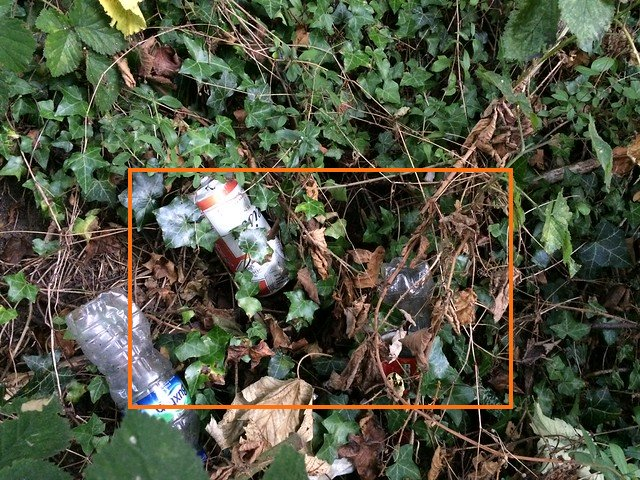
#> input picture data/cleanup_verification/VC-01_before.jpg, 640 x 480 px
$ python -i taco_adapter.py   (imports and definitions only)   (older library calls are emulated)
#> lines starting #> are read from the running program, lines starting #| are printed output that depends on the picture
"""Plastic waste detection engine for urban runoff triage (YOLOv8 + plastic verification).

How a photo is analysed (every stage is recorded in the returned ``trace``):
  1. Quality gate     - resolution, exposure, haze/contrast, multi-scale blur and
                        directional motion-blur checks. Two tiers: "citizen" (lenient,
                        routes doubtful photos to operator review) and "evidence"
                        (strict, used for contractor cleanup verification).
  2. Object detection - YOLOv8n, COCO-pretrained (80 classes). NOTE: the weights are
                        not fine-tuned on TACO; TACO supplies the waste taxonomy and
                        class statistics (see ``model_card``).
  3. Class policy     - each COCO class is either a plastic candidate (bottle, cup,
                        cutlery, bag...), non-plastic waste (food/organic, paper) or
                        scene context that is ignored (people, vehicles, furniture...).
  4. Material check   - each plastic candidate crop is scored for plastic cues
                        (specular sheen, synthetic colour) vs natural cues (vegetation).
                        Only candidates whose combined plastic probability clears the
                        bar are counted as plastic.
  5. Fallback         - if no plastic object is confirmed, a colour/sheen heuristic
                        looks for weathered litter COCO cannot name (marked as
                        lower-evidence "heuristic" detections).
"""
from __future__ import annotations

import base64
import hashlib
import io
import json
import logging
from functools import lru_cache
from pathlib import Path
from typing import Any, Dict, List, Optional, Tuple, Union
from ultralytics import YOLO

import numpy as np
from PIL import Image, ImageDraw, ImageFont, ImageOps

try:
    import cv2
except ImportError:  # quality metrics fall back to numpy gradients
    cv2 = None

logger = logging.getLogger(__name__)

ROOT = Path(__file__).resolve().parents[1]
# Resolve weights against the repo root so uvicorn/streamlit work from any CWD
_WEIGHTS = ROOT / "yolov8n.pt"
# [1 line that did not run here, left out]
TACO_ANNOTATIONS = ROOT / "data" / "taco" / "data" / "annotations.json"
TACO_MAPPING = ROOT / "data" / "taco_class_mapping.json"
TACO_TRAINING = ROOT / "data" / "taco_training"
TACO_SAMPLES_DIR = ROOT / "data" / "taco_samples"

# Refuse decompression bombs early (≈ 60 MP is far above any phone camera)
Image.MAX_IMAGE_PIXELS = 60_000_000

PLASTIC_CLASSES = ("plastic_bottle", "plastic_bag_wrapper", "other_plastic")

# ── Stage 3: COCO class policy ───────────────────────────────────────────────
# (role, project_class, plastic_prior, label). Roles:
#   plastic_candidate  - may be plastic litter; must pass the material check
#   non_plastic_waste  - litter, but not plastic (food/organic, paper)
#   anything not listed is scene context and ignored (people, cars, benches, beds...)
COCO_POLICY: Dict[int, Tuple[str, str, float, str]] = {
    39: ("plastic_candidate", "plastic_bottle", 0.80, "bottle"),
    41: ("plastic_candidate", "other_plastic", 0.70, "cup"),
    40: ("plastic_candidate", "other_plastic", 0.30, "wine glass (usually glass)"),
    42: ("plastic_candidate", "other_plastic", 0.55, "fork (disposable cutlery)"),
    43: ("plastic_candidate", "other_plastic", 0.45, "knife (disposable cutlery)"),
    44: ("plastic_candidate", "other_plastic", 0.55, "spoon (disposable cutlery)"),
    45: ("plastic_candidate", "other_plastic", 0.50, "bowl / food container"),
    24: ("plastic_candidate", "plastic_bag_wrapper", 0.40, "backpack-like sack"),
    26: ("plastic_candidate", "plastic_bag_wrapper", 0.50, "carry bag"),
    73: ("non_plastic_waste", "carton_paper", 0.0, "paper / carton"),
    46: ("non_plastic_waste", "organic", 0.0, "banana"),
    47: ("non_plastic_waste", "organic", 0.0, "apple"),
    48: ("non_plastic_waste", "organic", 0.0, "sandwich"),
    49: ("non_plastic_waste", "organic", 0.0, "orange"),
    50: ("non_plastic_waste", "organic", 0.0, "broccoli"),
    51: ("non_plastic_waste", "organic", 0.0, "carrot"),
    52: ("non_plastic_waste", "organic", 0.0, "hot dog"),
    53: ("non_plastic_waste", "organic", 0.0, "pizza"),
    54: ("non_plastic_waste", "organic", 0.0, "donut"),
    55: ("non_plastic_waste", "organic", 0.0, "cake"),
}
# Back-compat view used by older callers: COCO id -> project class (plastic candidates only)
COCO_TO_TACO = {cid: pol[1] for cid, pol in COCO_POLICY.items() if pol[0] == "plastic_candidate"}

YOLO_CANDIDATE_CONF = 0.15   # gather candidates
MIN_DETECTION_CONF = 0.25    # a candidate must reach this detector confidence
MIN_PLASTIC_PROBABILITY = 0.45
PRIOR_WEIGHT = 0.60          # plastic_prob = 0.60 * class prior + 0.40 * material score

# Color palette for detected bounding boxes
CLASS_COLORS = {
    "plastic_bottle": "#ef4444",      # Red - high clog danger
    "plastic_bag_wrapper": "#f97316", # Orange - high flood hazard
    "can_metal": "#eab308",           # Yellow - recyclable metal
    "carton_paper": "#06b6d4",        # Cyan - biodegradable paper/carton
    "other_plastic": "#a855f7",       # Purple - mixed polymer
    "organic": "#22c55e",             # Green - organic, not plastic
}

CLASS_SEVERITY_WEIGHTS = {
    "plastic_bottle": 1.25,
    "plastic_bag_wrapper": 1.40,      # Film clogs stormwater intake grates rapidly
    "can_metal": 0.85,
    "carton_paper": 0.70,
    "other_plastic": 1.00,
}

# ── Stage 1: quality gate ────────────────────────────────────────────────────
# Calibrated on the real photos in data/taco_samples (JPEG re-encoded): the edge-sharpness
# ratio (99.5th-percentile gradient at 640 px vs 160 px) is >= 0.64 for sharp photos and
# <= 0.50 after even a 1.5 px Gaussian blur; directional (motion) blur pushes edge
# isotropy below 0.55 while sharp photos sit at >= 0.73.
QUALITY_ANALYSIS_WIDTH = 640
QUALITY_TIERS: Dict[str, Dict[str, float]] = {
    "citizen": {   # lenient: doubtful photos go to the operator review queue
        "min_short_side_px": 240, "min_luminance": 35.0, "max_luminance": 235.0, "max_clipped_highlights": 0.45,
        "min_contrast": 12.0, "min_sharpness_ratio": 0.52, "min_edge_isotropy": 0.45, "min_scene_edges": 6.0,
    },
    "evidence": {  # strict: contractor before/after photos used for payment decisions
        "min_short_side_px": 480, "min_luminance": 45.0, "max_luminance": 215.0, "max_clipped_highlights": 0.25,
        "min_contrast": 20.0, "min_sharpness_ratio": 0.57, "min_edge_isotropy": 0.55, "min_scene_edges": 12.0,
    },
}
# Legacy constants kept for importers
DARK_MEAN_LUMINANCE_THRESHOLD = QUALITY_TIERS["citizen"]["min_luminance"]

REVIEW_STATUS = "PENDING_OPERATOR_VERIFICATION"

# Phone cameras deliver 12+ MP frames; YOLO runs at 640 px anyway, so cap the working
# copy and keep the annotated preview small enough to return quickly over a tunnel.
MAX_INFERENCE_SIDE = 1280
MAX_PREVIEW_SIDE = 960
MIN_IMAGE_SIDE = 32


# [97 lines left out: functions _open_upright, _cap_size, _gray, _gradients, evaluate_image_quality, not called in this run]


# ── Stage 4: material check ──────────────────────────────────────────────────
def _hsv(img: Image.Image) -> Tuple[np.ndarray, np.ndarray, np.ndarray]:
    hsv = np.asarray(img.convert("HSV"), dtype=np.float32) / 255.0
    return hsv[..., 0] * 360.0, hsv[..., 1], hsv[..., 2]


# [10 lines left out: function material_scores, not called in this run]


LITTER_ANALYSIS_WIDTH = 640
MIN_LITTER_MASS_FRAC = 0.0015   # an item must cover >= 0.15% of the frame (specks ignored)
MAX_LITTER_SPAN_FRAC = 0.30     # wider/taller structures are scenery (fences, kerbs, rails)
MAX_LITTER_ASPECT = 4.0         # long thin strips (fence bars, poles) are scenery


def plastic_signature_mask(img: Image.Image) -> np.ndarray:
    """Pixels that look like plastic: vivid non-vegetation colour or bright low-saturation sheen/film."""
    hue, sat, val = _hsv(img)
    vegetation = (hue >= 60.0) & (hue <= 170.0)
    mask = (((sat > 0.55) & (val > 0.40) & ~vegetation) | ((sat < 0.18) & (val > 0.85))).astype(np.uint8)
    if cv2 is not None:
        mask = cv2.morphologyEx(mask, cv2.MORPH_OPEN, np.ones((3, 3), np.uint8))
    return mask


def litter_blobs(img: Image.Image, ignore_mask: Optional[np.ndarray] = None, mask: Optional[np.ndarray] = None) -> List[Dict[str, Any]]:
    """Compact plastic-signature items, in the coordinates of ``img``.

    Neighbouring fragments are joined (morphological close) so that a fence mesh becomes one
    large structure and is rejected by the span/aspect limits, while bottles, bags, cans and
    wrappers remain as compact items.
    """
    if cv2 is None:
        return []
    if mask is None:
        mask = plastic_signature_mask(img)
    if ignore_mask is not None:
        mask = mask * (~ignore_mask).astype(np.uint8)
    h_, w_ = mask.shape
    closed = cv2.morphologyEx(mask, cv2.MORPH_CLOSE, np.ones((9, 9), np.uint8))
    n, labels, stats, _ = cv2.connectedComponentsWithStats(closed, 8)
    hue, sat, val = _hsv(img) if img is not None else (None, None, None)
    out = []
    for i in range(1, n):
        x, y, w, h, _ = stats[i]
        component = labels == i
        mass = int(mask[component].sum())
        if mass < MIN_LITTER_MASS_FRAC * h_ * w_:
            continue
        if w > MAX_LITTER_SPAN_FRAC * w_ or h > MAX_LITTER_SPAN_FRAC * h_ or max(w, h) / max(1, min(w, h)) > MAX_LITTER_ASPECT:
            continue
        cls = "other_plastic"
        if hue is not None:
            px = component & (mask > 0)
            vivid = px & (sat > 0.55)
            cyan = vivid & (hue >= 170.0) & (hue <= 250.0)
            if vivid.sum() and cyan.sum() >= 0.5 * vivid.sum():
                cls = "plastic_bottle"
            elif (px & (sat < 0.18)).sum() >= 0.5 * px.sum():
                cls = "plastic_bag_wrapper"
        out.append({"box": [int(x), int(y), int(x + w), int(y + h)], "mass": mass, "mass_frac": mass / float(h_ * w_), "class": cls})
    out.sort(key=lambda b: -b["mass"])
    return out


def _analysis_frame(img: Image.Image) -> Image.Image:
    h = max(1, int(round(img.height * LITTER_ANALYSIS_WIDTH / img.width)))
    return img.convert("RGB").resize((LITTER_ANALYSIS_WIDTH, h))


def _check_synthetic_debris_heuristic(img: Image.Image, ignore_mask: Optional[np.ndarray] = None) -> Tuple[bool, str, float]:
    """Back-compat wrapper: (hit, dominant class, confidence) from compact litter items."""
    items = _heuristic_items(img, ignore_mask)
    if not items:
        return False, "none", 0.0
    return True, items[0]["class"], items[0]["confidence"]


def _heuristic_items(img: Image.Image, ignore_mask: Optional[np.ndarray] = None) -> List[Dict[str, Any]]:
    """Colour/sheen fallback for weathered litter that YOLO's COCO classes cannot name.

    Returns real boxes (in ``img`` coordinates) for compact plastic-signature items; clean
    surfaces, foliage, fences and large uniform objects produce none.
    ``ignore_mask`` (120x160, True = ignore) removes people/vehicles found by YOLO.
    """
    frame = _analysis_frame(img)
    ign = None
    if ignore_mask is not None and cv2 is not None:
        ign = cv2.resize(ignore_mask.astype(np.uint8), frame.size, interpolation=cv2.INTER_NEAREST).astype(bool)
    sx, sy = img.width / frame.width, img.height / frame.height
    items = []
    for b in litter_blobs(frame, ign)[:6]:
        x0, y0, x1, y1 = b["box"]
        items.append({
            "class": b["class"],
            "box": [round(x0 * sx, 1), round(y0 * sy, 1), round(x1 * sx, 1), round(y1 * sy, 1)],
            "confidence": round(min(0.55, 0.36 + b["mass_frac"] * 20.0), 2),
            "mass_frac": round(b["mass_frac"], 4),
        })
    return items


# [341 lines left out: functions dataset_status, get_sample_images, taco_annotation_stats, model_card, _resolve_input, detect_waste, not called in this run]

>>> from PIL import Image
>>> picture = Image.open('../data/cleanup_verification/VC-01_before.jpg')
#> picture is the input picture: PIL image 640x480 RGB; mean R, G, B 81.1, 84.6, 66
>>> result = _check_synthetic_debris_heuristic(picture)
#> in _hsv, `hsv = np.asarray(img.convert("HSV"), dtype=np.float32) / 255.0`:
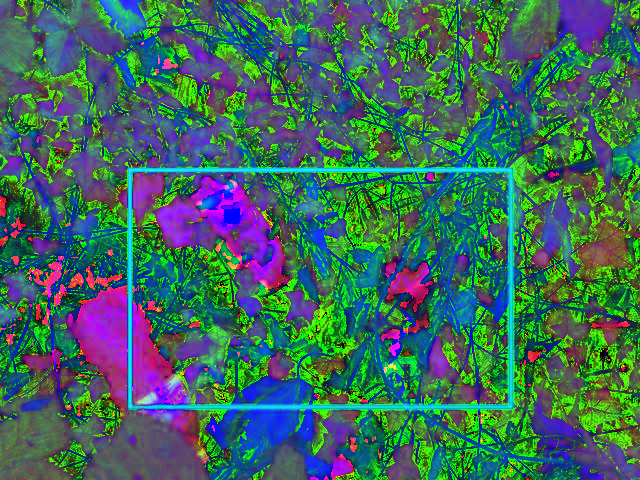
#> hsv: shape (480, 640, 3) float32; mean R, G, B 0.241, 0.411, 0.365
#> in plastic_signature_mask, `hue, sat, val = _hsv(img)`:
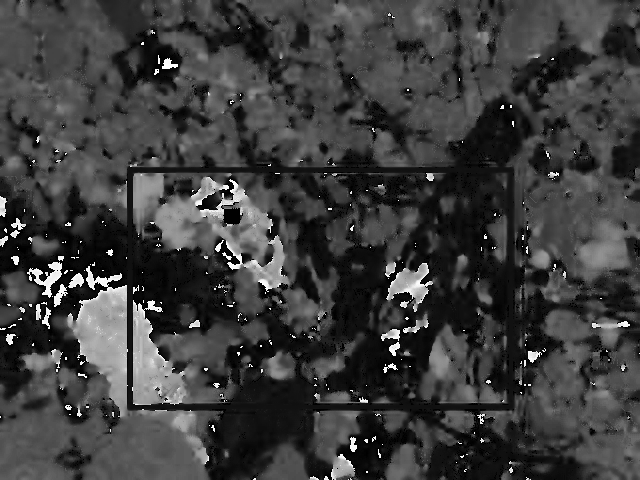
#> hue: shape (480, 640) float32; min 0, max 358.6, mean 86.6; drawn with min black and max white
#> in plastic_signature_mask, `hue, sat, val = _hsv(img)`:
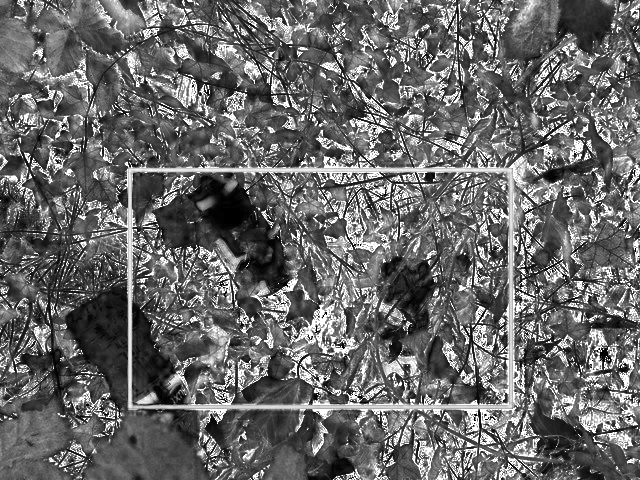
#> sat: shape (480, 640) float32; min 0, max 1, mean 0.41
#> in plastic_signature_mask, `hue, sat, val = _hsv(img)`:
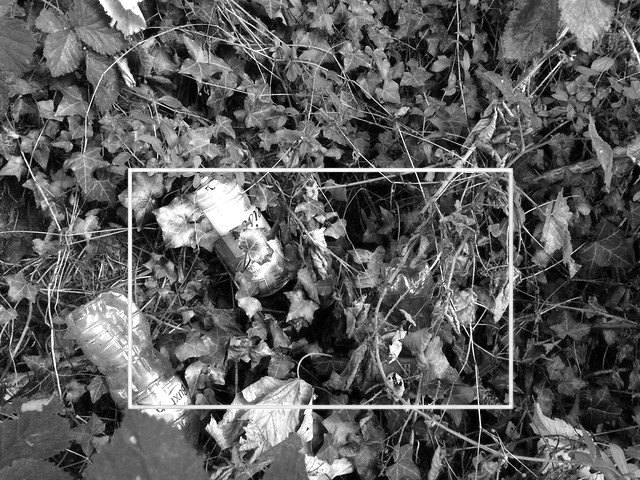
#> val: shape (480, 640) float32; min 0, max 1, mean 0.365
#> in litter_blobs, `h_, w_ = mask.shape`: h_ = 480; w_ = 640
#> in litter_blobs, `n, labels, stats, _ = cv2.connectedComponentsWithStats(closed, 8)`: n = 20
#> after the loop in _heuristic_items, `for b in litter_blobs(frame, ign)[:6]:`: items = []
#> result = (False, 'none', 0)
